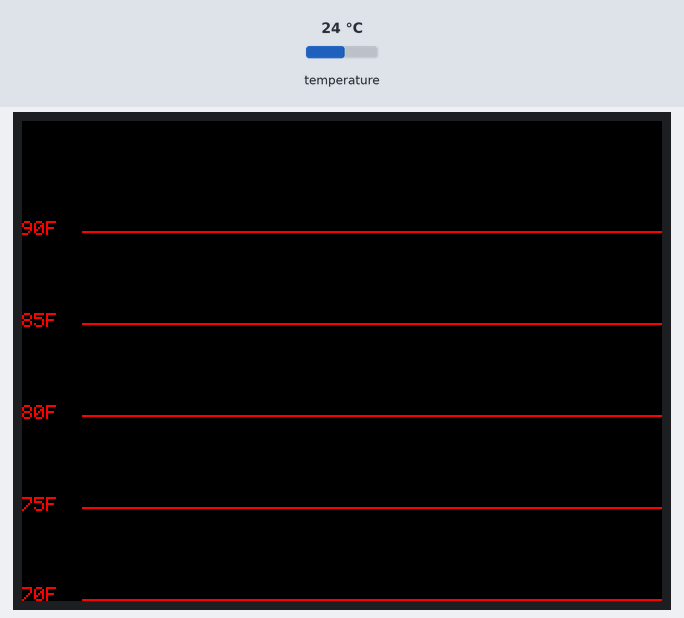
Recording of a sketch running on a simulated Arduino Uno, built with avr-gcc and run on an emulated ATmega328P. Parts: 320×240 colour display. The test bench sets the inputs (shaded band); at power-on: temperature 24 °C. The local clock reads 2024-03-15 10:24:30 at power-on unless the sketch sets it; storage starts empty; what the sketch prints to the serial monitor is not drawn.

Above: at 0.6 s.
At 1.7 s:
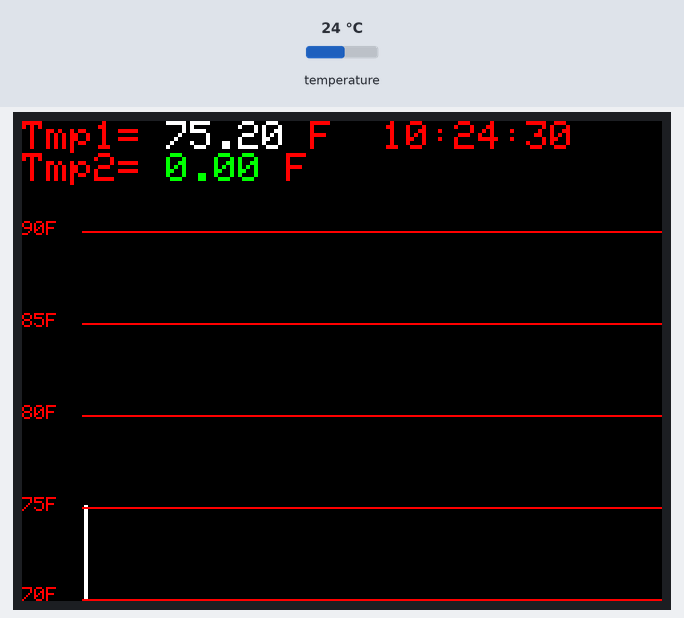
1.8 s: temperature set to 12 °C
At 2.7 s:
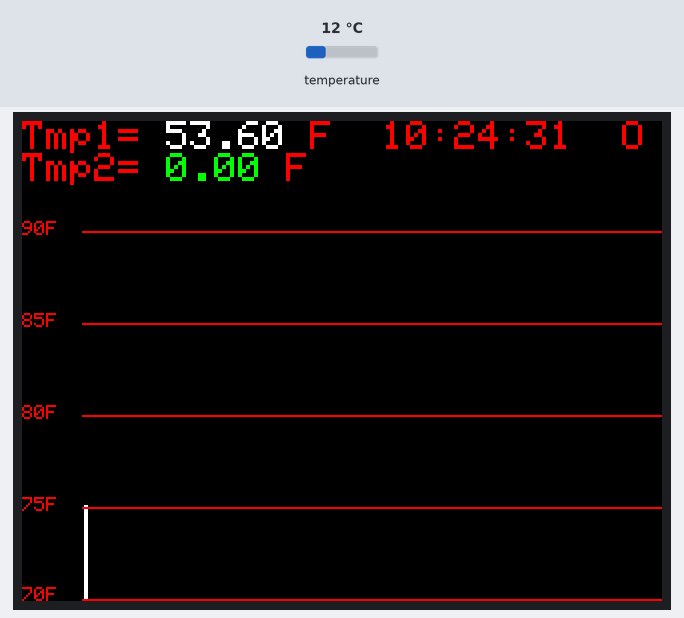
5.7 s: temperature set to 19 °C
At 6.6 s:
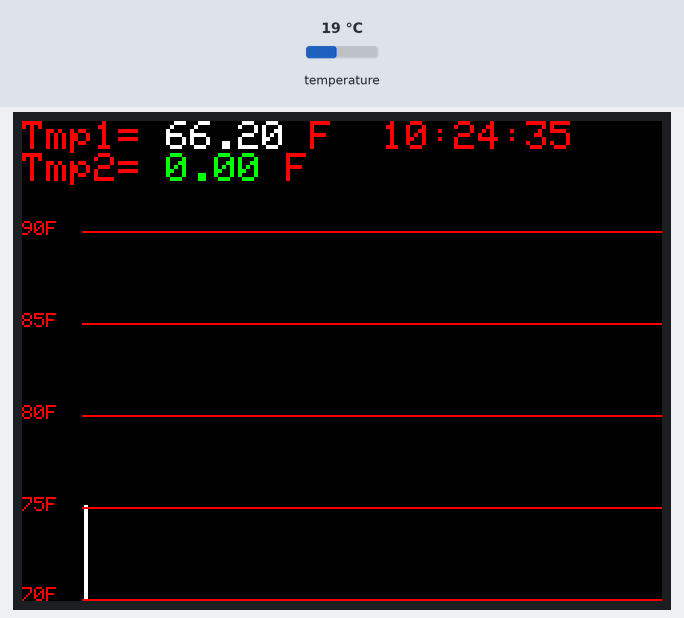
9.1 s: temperature set to 28 °C
At 9.9 s:
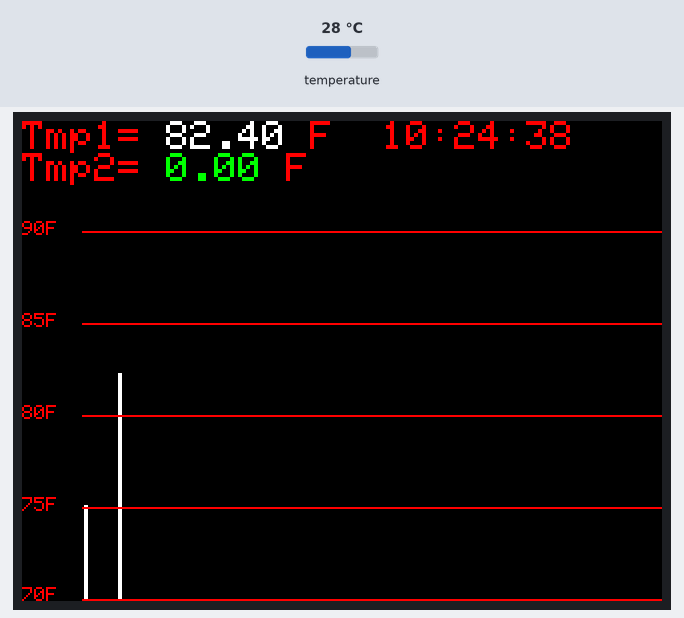
Timing chart, 0 to 12.1 s (numbered marks = the images above; inputs shaded):
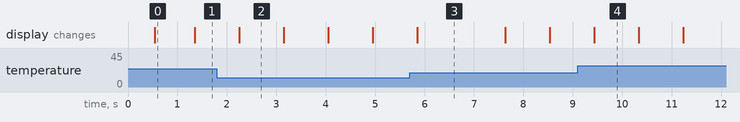

Measured:
- what the display in image 0 shows lasts 0.9 s, from 0.5 s to 1.4 s
- what the display in image 2 shows lasts 0.9 s, from 2.3 s to 3.2 s

The sketch:

Datalogger_Time_SD_Temp_TFT_R4.ino
```cpp
/*
  Datalogger

This code is made from numerous examples.
Several examples were from Adafruit.

Datalogger performs the following:
+ Inputs from 1 to 4, onewire temperature sensors DS182x type
+ Reads a Real time clock DS3231, over I2c, for a time stamp
+ Writes time stamp and data to Micro SD card over SPI and to USB serial port
+ Writes First two sensor temperatuers to LCD display
+ Graphs the First temperature sensor on LCD display

Hardware:
- no name oneWire temperature sensors DS182x attached to A0
- no name I2C Real time clock DS3231 on A4 and A5
- Adafruit 2.8" TFT LCD Shied V2, with resistive touch screen (not used yet)
- no name screw shield (the LCD Shield covers all the pins)
- no name AA battery back


 The circuit:
 ** analog sensors on analog ins 1, 2, and 3
 * TFT display and SD card attached to SPI bus as follows:
 ** MOSI - pin 11
 ** MISO - pin 12
 ** CLK - pin 13
 ** SD_CARD Chip Select - pin 4
 ** TFT DC - Pin 9
 ** TFT Chip Select - Pin 10

 */

#include <SPI.h>        // SPI communication lib
#include <Wire.h>       // I2C, TWI communication lib
#include <OneWire.h>    // One Wire lib
#include <SD.h>         // SD card librarly talks over SPI.h
#include "RTClib.h"     // Real time clock DS3231 via I2C and Wire lib
#include "Adafruit_GFX.h"     // Ada Graphics lib
#include "Adafruit_ILI9341.h" // Ada TFT lib

// For the Adafruit shield, these are the default.
#define TFT_DC 9
#define TFT_CS 10

// Use hardware SPI (on Uno, #13, #12, #11) and the above for CS/DC
Adafruit_ILI9341 tft = Adafruit_ILI9341(TFT_CS, TFT_DC);

// Define objects for reading time
RTC_DS3231 rtc;  // Create rtc Object of class RTC_DS3231
DateTime now;    // Create now Object of type DateTime

//Define DS18xxx temp sensor via one wire
OneWire  ds(A0);  // on pin 10 (a 4.7K resistor is necessary)

const uint8_t rotation=1; //Screen rotation 90deg landscape (could be a variable)
const int SD_CS = 4;   // SD card chip select
byte addr_list[4][8];  // 4 possible sensor addresses 8 bytes each
byte addr_count_max=0; // Max found addresses
String dataString = "";
String tempString = "";
String timeString = "";
String dateString = "";
float temp1=0;
float temp2=0;
int xPos = 30; // position of the line on screen
byte second_now=0; //present second
byte second_last=0; // past second_now
byte second_count=0; // second counter
byte minute_now=0; //present minute
byte minute_last=0; // past minute_now
byte minute_count=0; // minute counter

byte second_rate = 1; // sample rate in minutes
byte minute_rate = 1; // sample rate in minutes
bool SD_writen=false;

//++++++++++++++++++++++++++++++++++++++++++++++++++++++++++++++++++++++++++++
void setup()
{
  byte error;


  Serial.begin(9600);  // Open serial communications and wait for port to open:
  tft.begin();
  tft.setRotation(rotation);
  tft.fillScreen(ILI9341_BLACK);

  setup_SD();
  setup_RTC();
  error = OneWireGetAddr();
  if (error)
  {
    Serial.print(F("Temp error = "));
    Serial.println(error);
  }
  Serial.print(F("Temp max addr ="));
  Serial.println(addr_count_max);
  list_temp_addr();

  LCD_graph_data();  //draw graph on first pass regardless of sample rates
}

//++++++++++++++++++++++++++++++++++++++++++++++++++++++++++++++++++++++++++++
void loop()
{
  temp_start(); // start temp conversion early it takes 750ms
  timenow();      // create timeString
        delay(750);    // maybe 750ms is enough, maybe not  +++++++++  FIX Later  +=+++++++++++++++++++++++++++++++++++++=
  temp_read();

  Serial.print(dateString);
  Serial.print(timeString);
  Serial.print(tempString);
  Serial.println();

  LCD_text();

  LCD_graph_data(); // graph every second ... or only on data save


  // second sampel rate code - excutes code every second_rate
  if(second_count>=second_rate)
  {
    // Write SD and Graph based upon sample rate
    //Serial.print(F("SD Write, SD Count = 0"));
    //Serial.println();
    //SD_write();
    LCD_text();
    LCD_graph_data(); // graph every second ... or only on data save
    SD_writen=false;  // clear SD write indicator


    second_count = 0; // reset count
  }// end if


  // Minute sampel rate code - excutes code every miniute_rate
  if(minute_count>=minute_rate)
  {
    // Write SD and Graph based upon sample rate
    Serial.print(F("SD Write, SD Count = 0"));
    Serial.println();
    SD_write();
    SD_writen=true;
    minute_count = 0; // reset count
  }// end if
  delay(100);
}

//++++++++++++++++++++++++++++++++++++++++++++++++++++++++++++++++++++++++++++
void LCD_text(void) {
      //  tft.fillScreen(ILI9341_BLACK);
  tft.setCursor(0, 0);
  tft.setTextColor(ILI9341_RED, ILI9341_BLACK);    tft.setTextSize(2);
  tft.print(F("Tmp1= "));
  tft.setTextColor(ILI9341_WHITE, ILI9341_BLACK);    tft.setTextSize(2);
  tft.print(String(temp1));
  tft.setTextColor(ILI9341_RED, ILI9341_BLACK);    tft.setTextSize(2);
  tft.print(F(" F  "));
//  tft.setTextColor(ILI9341_RED, ILI9341_BLACK);    tft.setTextSize(2);
  tft.print(timeString);
  if (SD_writen)
  {
    tft.print(F(" O"));
  } else
  {
    tft.print(F("  "));
  }
  tft.println();
  tft.print(F("Tmp2= "));
  tft.setTextColor(ILI9341_GREEN, ILI9341_BLACK);    tft.setTextSize(2);
  tft.print(String(temp2));
  tft.setTextColor(ILI9341_RED, ILI9341_BLACK);    tft.setTextSize(2);
  tft.println(F(" F"));
}

//++++++++++++++++++++++++++++++++++++++++++++++++++++++++++++++++++++++++++++
void LCD_graph_data()
{
  // read the sensor and map it to the screen height
  //int sensor = analogRead(A3); //sensor 'was' analog data
  const int MAX_CHART = 90;
  const int MIN_CHART = 70;
  const int CHT_TXT_SIZE =1;

  int sensor1 = int(temp1*10);
  int sensor2 = int(temp2*10);
  const int textHeight = 55;
  int drawHeight1 = map(sensor1, 700, 900, 1, tft.height()-textHeight);
  int drawHeight2 = map(sensor2, 700, 900, 1, tft.height()-textHeight);


  // Chart each sensors,
  if(drawHeight1 > drawHeight2) // smallest in front tallest in back
  {
    tft.drawFastVLine(xPos, tft.height() - drawHeight1, tft.height(),ILI9341_WHITE);
    tft.drawFastVLine(xPos, tft.height() - drawHeight2, tft.height(),ILI9341_GREEN);
  } else
  {
    tft.drawFastVLine(xPos, tft.height() - drawHeight2, tft.height(),ILI9341_GREEN);
    tft.drawFastVLine(xPos, tft.height() - drawHeight1, tft.height(),ILI9341_WHITE);
  }

  // if the graph has reached the screen edge
  // erase the graph area and start again
  if (xPos >= 320)
  {
    xPos = 30;
    tft.fillRect(0, textHeight, tft.width(), tft.height()-textHeight, ILI9341_BLACK);
  } else {
    xPos++;// increment the horizontal position:
  }

  // Print chart lines and lables
  tft.drawFastHLine(30, textHeight, tft.width(),ILI9341_RED);
  tft.setCursor(0, textHeight-5);
  tft.setTextColor(ILI9341_RED, ILI9341_BLACK);
  tft.setTextSize(CHT_TXT_SIZE);
  tft.println(F("90F"));

  tft.drawFastHLine(30, textHeight+(tft.height()-textHeight)*1/4, tft.width(),ILI9341_RED);
  tft.setCursor(0, textHeight-5+(tft.height()-textHeight)*1/4);
  tft.setTextColor(ILI9341_RED, ILI9341_BLACK);
  tft.setTextSize(CHT_TXT_SIZE);
  tft.println(F("85F"));

  tft.drawFastHLine(30, textHeight+(tft.height()-textHeight)*2/4, tft.width(),ILI9341_RED);
  tft.setCursor(0, textHeight-5+(tft.height()-textHeight)*2/4);
  tft.setTextColor(ILI9341_RED, ILI9341_BLACK);
  tft.setTextSize(CHT_TXT_SIZE);
  tft.println(F("80F"));

  tft.drawFastHLine(30, textHeight+(tft.height()-textHeight)*3/4, tft.width(),ILI9341_RED);
  tft.setCursor(0, textHeight-5+(tft.height()-textHeight)*3/4);
  tft.setTextColor(ILI9341_RED, ILI9341_BLACK);
  tft.setTextSize(CHT_TXT_SIZE);
  tft.println(F("75F"));

  tft.drawFastHLine(30, tft.height()-1, tft.width(),ILI9341_RED);
  tft.setCursor(0, tft.height()-7);
  tft.setTextColor(ILI9341_RED, ILI9341_BLACK);
  tft.setTextSize(CHT_TXT_SIZE);
  tft.println(F("70F"));
}

//++++++++++++++++++++++++++++++++++++++++++++++++++++++++++++++++++++++++++++
void analog_read()
{
  // make a string for assembling the data to log:
  String dataString = "";

  // read three sensors and append to the string:
  for (int analogPin = 0; analogPin < 3; analogPin++) {
    int sensor = analogRead(analogPin);
    dataString += String(sensor);
    if (analogPin < 2) {
      dataString += ",";
    }
  }
}

//++++++++++++++++++++++++++++++++++++++++++++++++++++++++++++++++++++++++++++
void SD_write()
{
  // open the file. note that only one file can be open at a time,
  // so you have to close this one before opening another.
  File dataFile = SD.open("datalog.txt", FILE_WRITE);
  // if the file is available, write to it:
  if (dataFile) {
    dataFile.print(dateString);
    dataFile.print(timeString);
    dataFile.print(",");
    dataFile.println(tempString);
    dataFile.close();
  }
  // if the file isn't open, pop up an error:
  else {
    Serial.println(F("error opening datalog.txt"));
  }
}

//++++++++++++++++++++++++++++++++++++++++++++++++++++++++++++++++++++++++++++
void setup_SD(void)
{
   // see if the card is present and can be initialized:
  Serial.print(F("Initializing SD card..."));
  if (!SD.begin(SD_CS))
  {
    Serial.println(F("Card failed, or not present"));
    // don't do anything more:
    return;
  }
  Serial.println(F("card initialized."));
}

//++++++++++++++++++++++++++++++++++++++++++++++++++++++++++++++++++++++++++++
void setup_RTC(void)
{
  if (! rtc.begin()) {
    Serial.println(F("Couldn't find RTC"));
    while (1);
  }

  if (rtc.lostPower()) {
    Serial.println(F("RTC lost power, lets set the time!"));
    // following line sets the RTC to the date & time this sketch was compiled
    rtc.adjust(DateTime(F(__DATE__), F(__TIME__)));
    // This line sets the RTC with an explicit date & time, for example to set
      // January 21, 2014 at 3am you would call:
      // rtc.adjust(DateTime(2014, 1, 21, 3, 0, 0));
  }
  now = rtc.now();
  minute_now = now.minute();
}

//++++++++++++++++++++++++++++++++++++++++++++++++++++++++++++++++++++++++++++
void timenow(void) // create timeString as date,time,
{
  timeString = "";  // Clear past strings
  tempString="";
  now = rtc.now();
  // create time and date strings
  dateString = String(now.year())+"/"+String(now.month())+"/"+String(now.day())+" ";
  timeString += String(now.hour())+":"+String(now.minute())+":"+String(now.second())+" ";

  // Update second_now and second_count
  second_now = now.second();
  if (second_now != second_last) // if a second has passed then
  {
    second_count++;  // increment counter for SD wirte
    second_last=second_now;  // reset second check
    Serial.print("SD Counter++ = ");
    Serial.println(second_count);
  }

  // Update Minute_now and Minute_count
  minute_now = now.minute();
  if (minute_now != minute_last) // if a minute has passed then
  {
    minute_count++;  // increment counter for SD wirte
    minute_last=minute_now;  // reset minute check
    SD_writen=false;  // clear SD write indicator
    Serial.print("SD Counter++ = ");
    Serial.println(minute_count);
  }

}

//++++++++++++++++++++++++++++++++++++++++++++++++++++++++++++++++++++++++++++
void temp_read(void)  //  Read each sensor
{
  byte count;
  byte i;
//  byte present = 0;
  byte type_s;
  byte data[12];
//  float celsius, fahrenheit;
  float  fahrenheit;

  for( count = 0; count < addr_count_max ; count++)
  {
   if(addr_list[count][7])
   {
    switch (addr_list[count][0]) // check DS chip type
    {
      case 0x10:        //Serial.println("  Chip = DS18S20");  // or old DS1820
        type_s = 1;
        break;
      case 0x28:        //Serial.println("  Chip = DS18B20");
        type_s = 0;
        break;
      case 0x22:        //Serial.println("  Chip = DS1822");
        type_s = 0;
        break;
      default:          //Serial.println("Device is not a DS18x20 family device.");
        return;
    }
//    present = ds.reset();
    ds.reset();
    ds.select(addr_list[count]);
    ds.write(0xBE);    // Read Scratchpad

    for ( i = 0; i < 9; i++) // we need 9 bytes
    {
      data[i] = ds.read();
                          //    Serial.print(data[i], HEX);  // Show raw data.
                          //    Serial.print(" ");
    } // end for i

    // Convert the data to actual temperature
    // because the result is a 16 bit signed integer, it should
    // be stored to an "int16_t" type, which is always 16 bits
    // even when compiled on a 32 bit processor.
    int16_t raw = (data[1] << 8) | data[0];
    if (type_s)
    {
      raw = raw << 3; // 9 bit resolution default
      if (data[7] == 0x10) {
        // "count remain" gives full 12 bit resolution
        raw = (raw & 0xFFF0) + 12 - data[6];
      }
    } else
    {
      byte cfg = (data[4] & 0x60);
      // at lower res, the low bits are undefined, so let's zero them
      if (cfg == 0x00) raw = raw & ~7;  // 9 bit resolution, 93.75 ms
      else if (cfg == 0x20) raw = raw & ~3; // 10 bit res, 187.5 ms
      else if (cfg == 0x40) raw = raw & ~1; // 11 bit res, 375 ms
      //// default is 12 bit resolution, 750 ms conversion time
    }

//    celsius = (float)raw / 16.0;
    fahrenheit = (float)raw / 16.0 * 1.8 + 32.0;
    if (count == 0)temp1=fahrenheit;
    if (count == 1)temp2=fahrenheit;
    tempString += String(fahrenheit);
    tempString += ",";
    } // end if addr <> 0
  } // end count loop
}
//++++++++++++++++++++++++++++++++++++++++++++++++++++++++++++++++++++++++++++
void temp_start(void)
{
    ds.reset();         // Reset  DS18B20
    ds.write(0xCC);     // Skip_ROM, with parasite power on at the end
    ds.write(0x44);     // start conversion (all devices), with parasite power on at the end
}

//++++++++++++++++++++++++++++++++++++++++++++++++++++++++++++++++++++++++++++
byte OneWireGetAddr()
{
  byte i;
  byte j;
  //byte type_s;

  addr_count_max=0;
  ds.reset();                     // reset 1-Wire
  ds.reset_search();              // reset 1-Wire Address search

  for( i = 0; i < 4; i++) //up to 4 oneWire devices
  {
   Serial.println();
   Serial.print(F("Count = "));
   Serial.println(i, HEX);

  if ( !ds.search(addr_list[i]))
  {
    Serial.println(F("No more addresses."));
    for( j = 0; j < 8; j++) // prevent from returning last Addr twice, so zero out addr on fail
    {                       // this should not be needed ... but it is...
      addr_list[i][j]= 0;
    }
//    delay(250);  // don't wait to fail
    return(1);  // finish checking addresses
  }

  if (OneWire::crc8(addr_list[i], 7) != addr_list[i][7])
  {
      Serial.println(F("CRC is not valid!"));
      break;
  }

  // the first ROM byte indicates which chip

    // set resolution to 12 bit
    ds.reset();                    // rest 1-Wire
    ds.select(addr_list[i]);    // select DS18B20
    ds.write(0x4E);                 // write on scratchPad
    ds.write(0x00);                 // User byte 0 - Unused
    ds.write(0x00);                 // User byte 1 - Unused
    ds.write(0x7F);                 // set up en 12 bits (0x7F)
    ds.reset();                     // reset 1-Wire


  switch (addr_list[i][0])
  {
    case 0x10:
      Serial.print(F("Chip = DS18S20"));  // or old DS1820
      break;
    case 0x28:
      Serial.print(F("Chip = DS18B20"));
      break;
    case 0x22:
      Serial.print(F("Chip = DS1822"));
      break;
    default:
      Serial.println(F("Device is not a DS18x20 family device."));
      return(1);
  }
  addr_count_max++;
  Serial.print(F(",  ROM ="));  // print full address
  for( j = 0; j < 8; j++)
  {
    Serial.write(' ');
    Serial.print(addr_list[i][j], HEX);
  }
  Serial.println();
  } // end for i
return(0);
}// end OneWireGetAddr()

//++++++++++++++++++++++++++++++++++++++++++++++++++++++++++++++++++++++++++++
void list_temp_addr()
{
  byte i;
  byte j;
  for( i = 0; i < 4; i++)
  {
    Serial.print(F("Temp Count = "));
    Serial.println(i, HEX);
    Serial.print("ROM =");
    for( j = 0; j < 8; j++)
    {
      Serial.write(' ');
      Serial.print(addr_list[i][j], HEX);
    } // end for j
    Serial.println();
  } // end for i
} // end list_temp_addr
```
